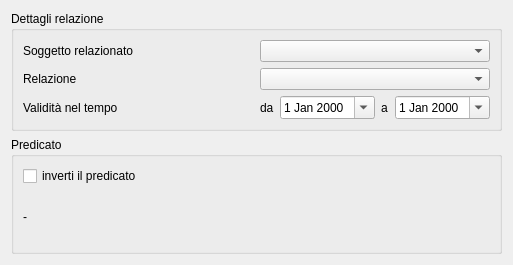
<?xml version="1.0" encoding="UTF-8"?>
<ui version="4.0">
 <class>Dialog</class>
 <widget class="QDialog" name="Dialog">
  <property name="geometry">
   <rect>
    <x>0</x>
    <y>0</y>
    <width>513</width>
    <height>265</height>
   </rect>
  </property>
  <property name="windowTitle">
   <string>Relazione tra soggetti</string>
  </property>
  <layout class="QVBoxLayout" name="verticalLayout_2">
   <item>
    <widget class="QGroupBox" name="groupBox">
     <property name="title">
      <string>Dettagli relazione</string>
     </property>
     <layout class="QGridLayout" name="gridLayout">
      <item row="0" column="0">
       <widget class="QLabel" name="label_3">
        <property name="text">
         <string>Soggetto relazionato</string>
        </property>
       </widget>
      </item>
      <item row="0" column="1">
       <widget class="com.axiastudio.pypapi.ui.widgets.PyPaPiComboBox" name="comboBox_relazionato">
        <property name="column" stdset="0">
         <string>relazionato</string>
        </property>
       </widget>
      </item>
      <item row="1" column="0">
       <widget class="QLabel" name="label_2">
        <property name="text">
         <string>Relazione</string>
        </property>
       </widget>
      </item>
      <item row="1" column="1">
       <widget class="com.axiastudio.pypapi.ui.widgets.PyPaPiComboBox" name="comboBox_relazione">
        <property name="column" stdset="0">
         <string>relazione</string>
        </property>
       </widget>
      </item>
      <item row="2" column="0">
       <widget class="QLabel" name="label_4">
        <property name="text">
         <string>Validità nel tempo</string>
        </property>
       </widget>
      </item>
      <item row="2" column="1">
       <layout class="QHBoxLayout" name="horizontalLayout">
        <item>
         <widget class="QLabel" name="label">
          <property name="text">
           <string>da</string>
          </property>
         </widget>
        </item>
        <item>
         <widget class="com.axiastudio.pypapi.ui.widgets.PyPaPiDateEdit" name="dateEdit">
          <property name="calendarPopup">
           <bool>true</bool>
          </property>
          <property name="column" stdset="0">
           <string>datanascita</string>
          </property>
         </widget>
        </item>
        <item>
         <widget class="QLabel" name="label_5">
          <property name="text">
           <string>a</string>
          </property>
         </widget>
        </item>
        <item>
         <widget class="com.axiastudio.pypapi.ui.widgets.PyPaPiDateEdit" name="dateEdit_2">
          <property name="calendarPopup">
           <bool>true</bool>
          </property>
          <property name="column" stdset="0">
           <string>datacessazione</string>
          </property>
         </widget>
        </item>
       </layout>
      </item>
     </layout>
    </widget>
   </item>
   <item>
    <widget class="QGroupBox" name="groupBox_2">
     <property name="title">
      <string>Predicato</string>
     </property>
     <layout class="QVBoxLayout" name="verticalLayout">
      <item>
       <widget class="QCheckBox" name="checkBox_inverti">
        <property name="text">
         <string>inverti il predicato</string>
        </property>
       </widget>
      </item>
      <item>
       <widget class="QLabel" name="label_predicato">
        <property name="text">
         <string>-</string>
        </property>
       </widget>
      </item>
     </layout>
    </widget>
   </item>
  </layout>
 </widget>
 <customwidgets>
  <customwidget>
   <class>com.axiastudio.pypapi.ui.widgets.PyPaPiComboBox</class>
   <extends>QComboBox</extends>
   <header>pypapicombobox.h</header>
  </customwidget>
  <customwidget>
   <class>com.axiastudio.pypapi.ui.widgets.PyPaPiDateEdit</class>
   <extends>QDateEdit</extends>
   <header>pypapidateedit.h</header>
  </customwidget>
 </customwidgets>
 <resources/>
 <connections/>
</ui>
